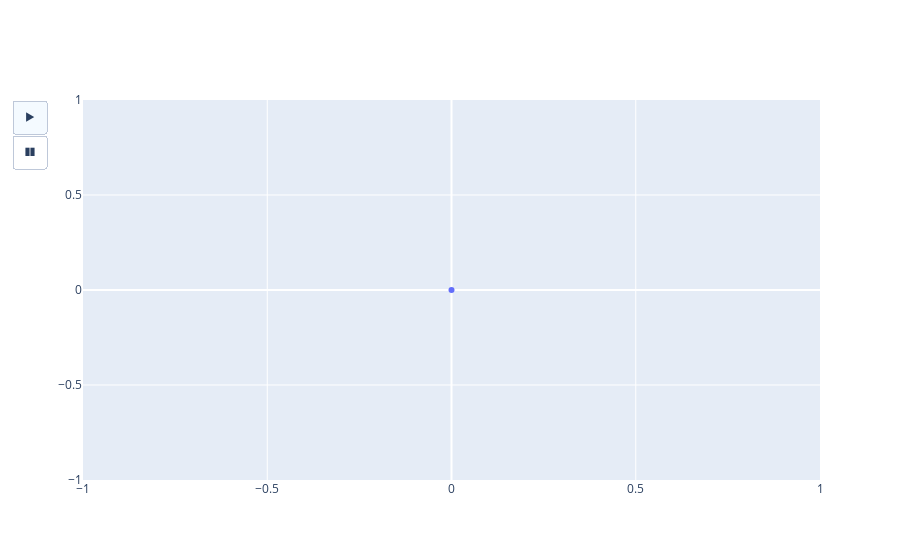

The notebook cell saved with this chart:
### Code cell
fig=go.Figure()

fig.add_trace(go.Scatter(x=[x[0]], y=[f(x)[0]],mode="lines+markers") )

colors = (
    '#0000FF',  # blue
    '#0D00F2',
    '#1900E6',
    '#2600D9',
    '#3200CC',
    '#3F00BF',
    '#4C00B3',
    '#5800A6',
    '#650099',
    '#72008C',
    '#7F0080',
    '#8B0073',
    '#990066',
    '#A60059',
    '#B3004C',
    '#BF0040',
    '#CC0032',
    '#D90026',
    '#E60019',
    '#F2000D',
    '#FF0000',  # red
    '#FF0D00',
    '#FF1900',
    '#FF2600',
    '#FF3200',
    '#FF3F00',
    '#FF4C00',
    '#FF5800',
    '#FF6500',
    '#FF7200',
    '#FF7F00',  # orange
    '#FF8B00',
    '#FF9900',
    '#FFA600',
    '#FFB300',
    '#FFBF00',
    '#FFCC00',
    '#FFD900',
    '#FFE600',
    '#FFF200',
    '#FFFF00'   # yellow
)
   
frames =[]
for i in range(len(x)):
    frame = go.Frame(data=[go.Scatter(x=x[:i+1], y=f(x)[:i+1], mode="lines+markers",
            marker=dict(
                symbol="arrow",
                size=15,
                angleref="previous",
                color=colors,
            ),)])
    frames.append(frame)

fig.frames = frames
fig.update_layout(updatemenus=[dict(type="buttons", buttons=[dict(label="▶", method="animate", args=[None, {"fromcurrent": True}]),
                                                             dict(label="❚❚", method="animate", args=[[None], {"frame": {"duration": 0, "redraw": False},"mode": "immediate",
                                                 "transition": {"duration": 0}}])])])
fig.show()

### Figure 1 — Plotly figure (JSON) as saved in the notebook; plotly's stock layout.template omitted (floating-point values rounded to 4 significant figures)
{"data": [{"mode": "lines+markers", "type": "scatter", "x": [0], "y": [0]}], "layout": {"updatemenus": [{"buttons": [{"args": [null, {"fromcurrent": true}], "label": "▶", "method": "animate"}, {"args": [[null], {"frame": {"duration": 0, "redraw": false}, "mode": "immediate", "transition": {"duration": 0}}], "label": "❚❚", "method": "animate"}], "type": "buttons"}]}}
